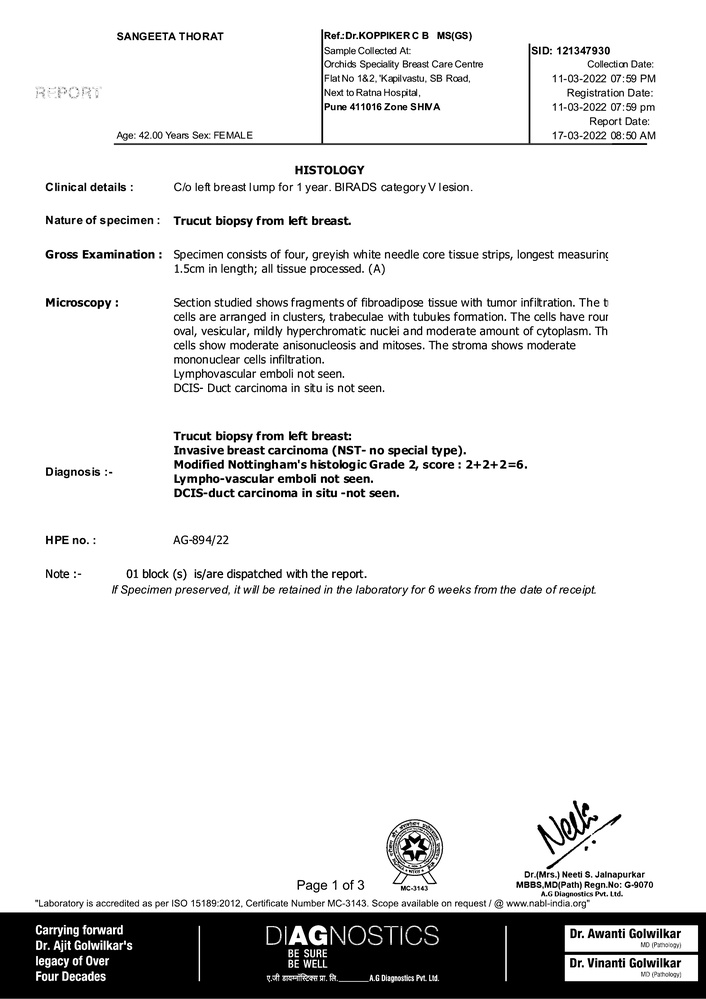
#> input picture enhanced_images/page_1.jpg, 706 x 999 px, shrunk from 4960 x 7018 before the run
$ python -i enhancement.py   (imports and definitions only)
#> lines starting #> are read from the running program, lines starting #| are printed output that depends on the picture; after the words box and inside, x2 and y2 are one past the last pixel; in counts of white or black regions, pixels touching at a corner belong together
import cv2

# Function to perform image enhancement
def enhance_image(image_path):
#> called with image_path = 'enhanced_images/page_1.jpg'
    image = cv2.imread(image_path)
#> image is the input picture: shape (999, 706, 3); min 0, max 255, mean 226.1

    scaled_image = cv2.resize(image, None, fx=2, fy=2, interpolation=cv2.INTER_CUBIC)

    alpha = 1.0
    beta = 30
    enhanced_image = cv2.convertScaleAbs(scaled_image, alpha=alpha, beta=beta)
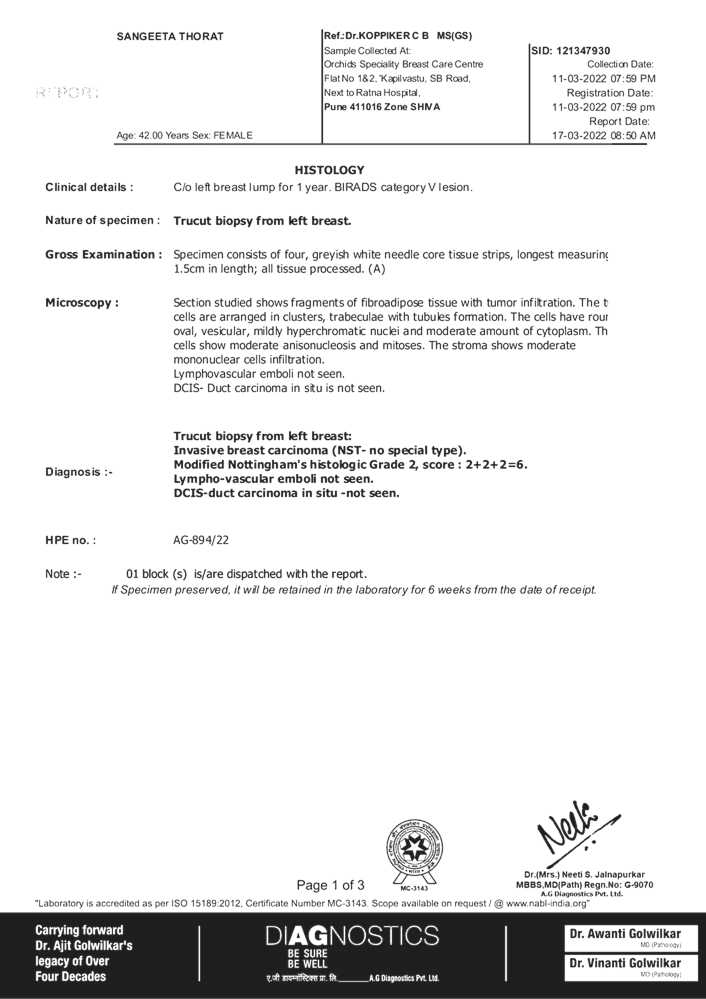
#> enhanced_image: shape (1998, 1412, 3) (shown at 1/2 size); min 30, max 255, mean 230.8

    gray_image = cv2.cvtColor(enhanced_image, cv2.COLOR_BGR2GRAY)
    _, binarized_image = cv2.threshold(gray_image, 0, 255, cv2.THRESH_BINARY | cv2.THRESH_OTSU)
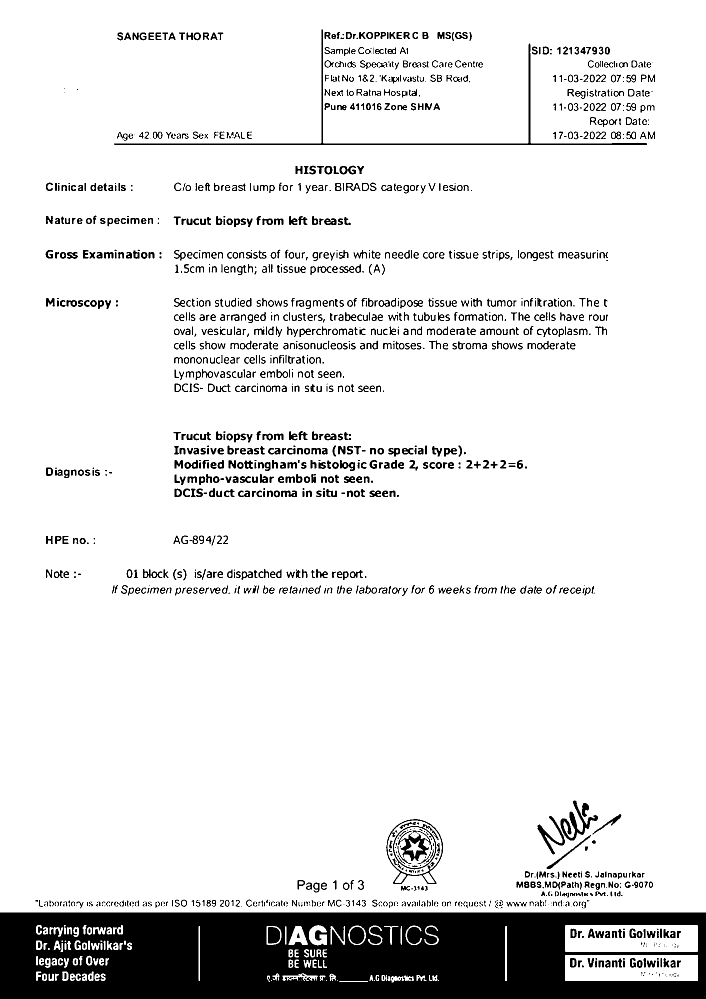
#> binarized_image: shape (1998, 1412) (shown at 1/2 size); 88.9% white; 1653 black regions (388 under 20 px), largest, box (x1, y1, x2, y2) and area: (0, 1825, 1412, 1998) 200354, (228, 59, 1294, 290) 4747, (1121, 1601, 1196, 1681) 1572

    denoised_image = cv2.fastNlMeansDenoising(binarized_image, h=10, templateWindowSize=7, searchWindowSize=21)

    return denoised_image

>>> result = enhance_image('enhanced_images/page_1.jpg')

$ run again, on enhanced_images/page_10.jpg
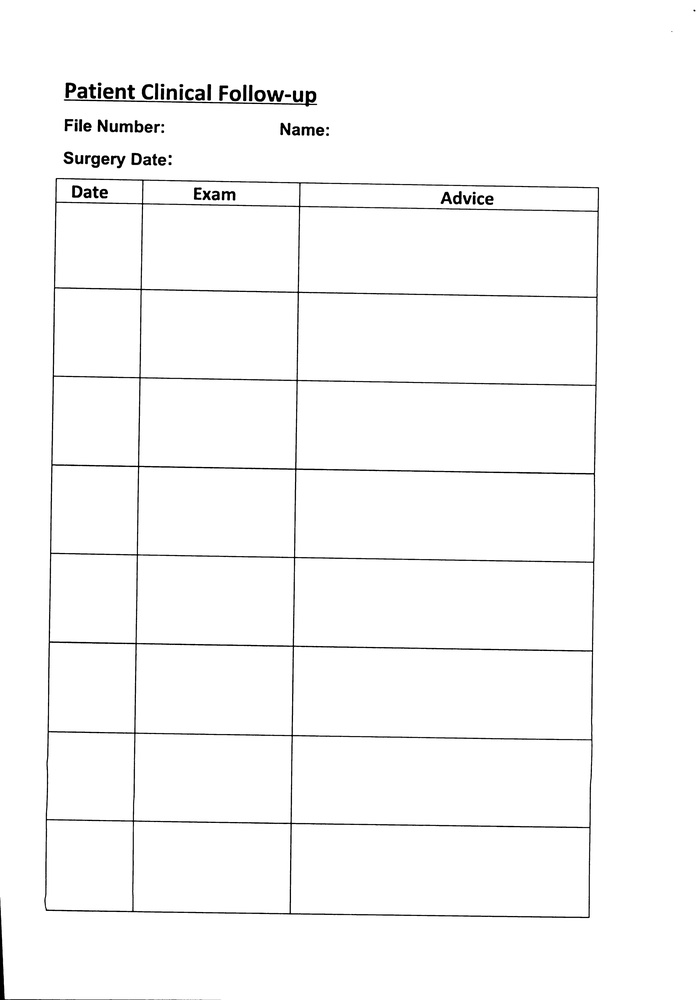
#> input picture enhanced_images/page_10.jpg, 699 x 1000 px, shrunk from 4896 x 7002 before the run
#> in enhance_image, image is the input picture: shape (1000, 699, 3); min 0, max 255, mean 249.7
#> in enhance_image, `_, binarized_image = cv2.threshold(gray_image, 0, 255, cv2.THRESH_BINA..`:
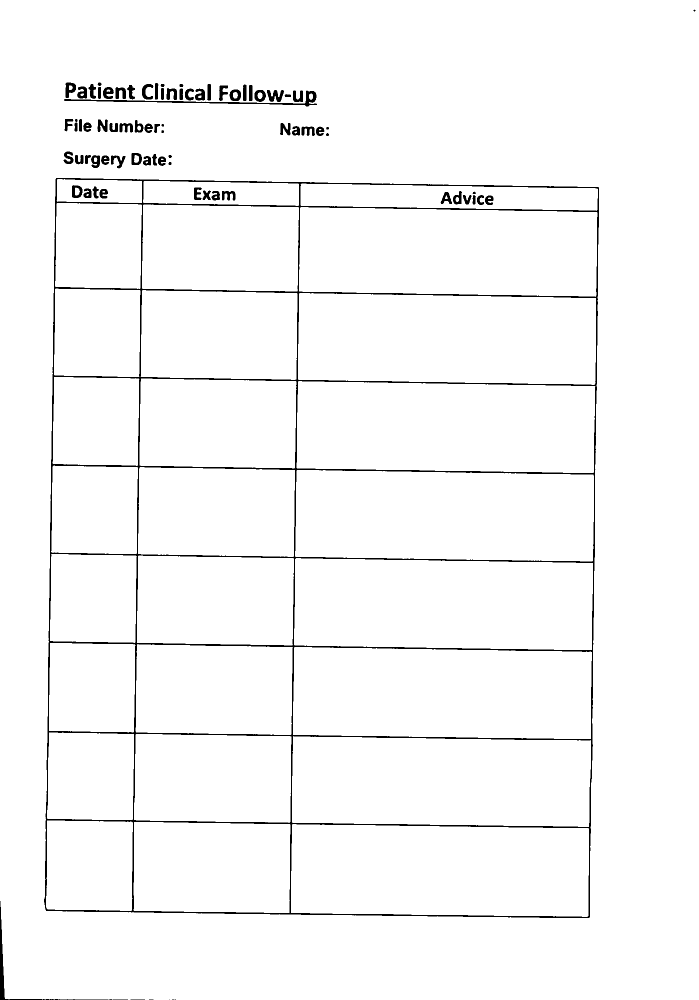
#> binarized_image: shape (2000, 1398) (shown at 1/2 size); 97.6% white; 83 black regions (6 under 20 px), largest, box (x1, y1, x2, y2) and area: (88, 356, 1198, 1836) 48333, (128, 181, 634, 213) 1927, (0, 1802, 216, 2000) 1337

$ run again, on enhanced_images/page_11.jpg
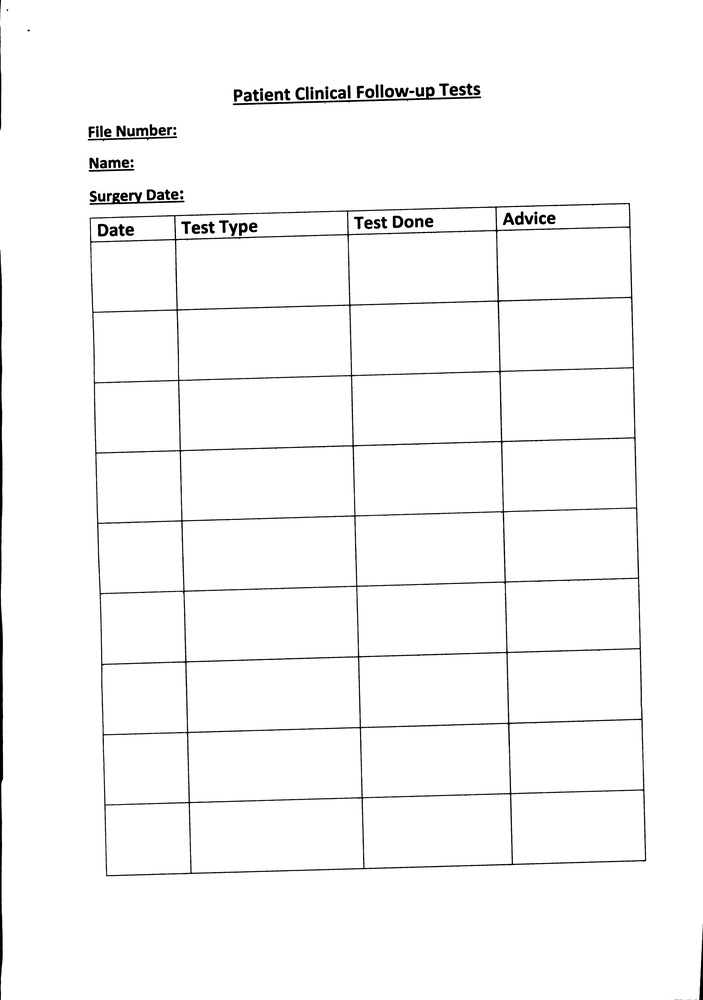
#> input picture enhanced_images/page_11.jpg, 703 x 1000 px, shrunk from 4908 x 6984 before the run
#> in enhance_image, image is the input picture: shape (1000, 703, 3); min 0, max 255, mean 248.8
#> in enhance_image, `_, binarized_image = cv2.threshold(gray_image, 0, 255, cv2.THRESH_BINA..`:
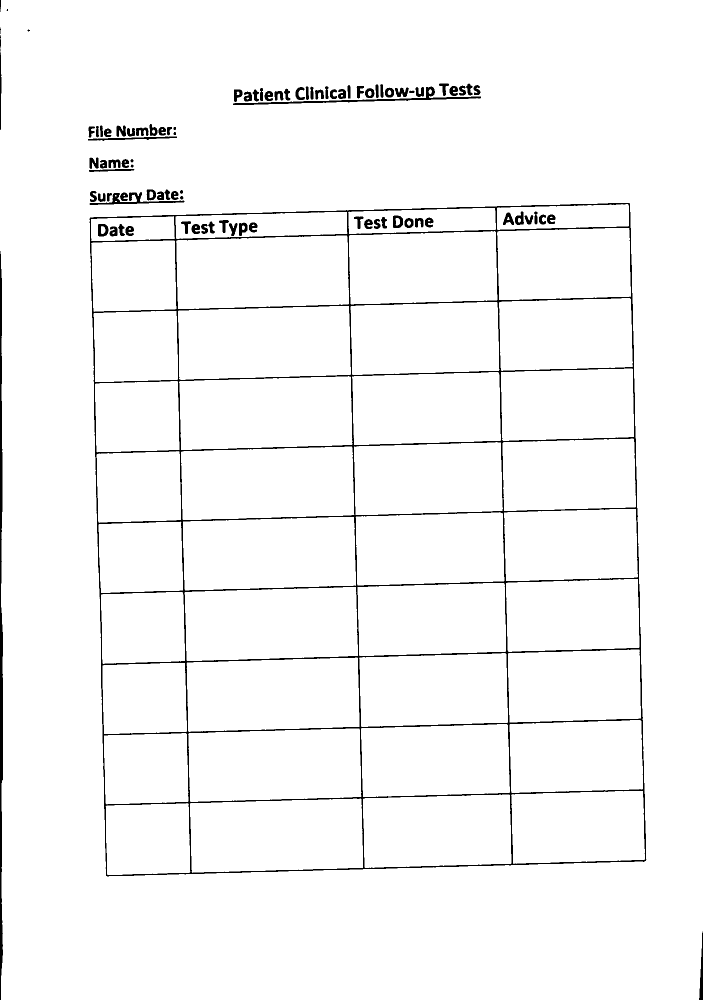
#> binarized_image: shape (2000, 1406) (shown at 1/2 size); 97.2% white; 96 black regions (4 under 20 px), largest, box (x1, y1, x2, y2) and area: (179, 406, 1293, 1753) 50785, (0, 502, 6, 2000) 6176, (466, 173, 962, 210) 2178

$ run again, on enhanced_images/page_12.jpg
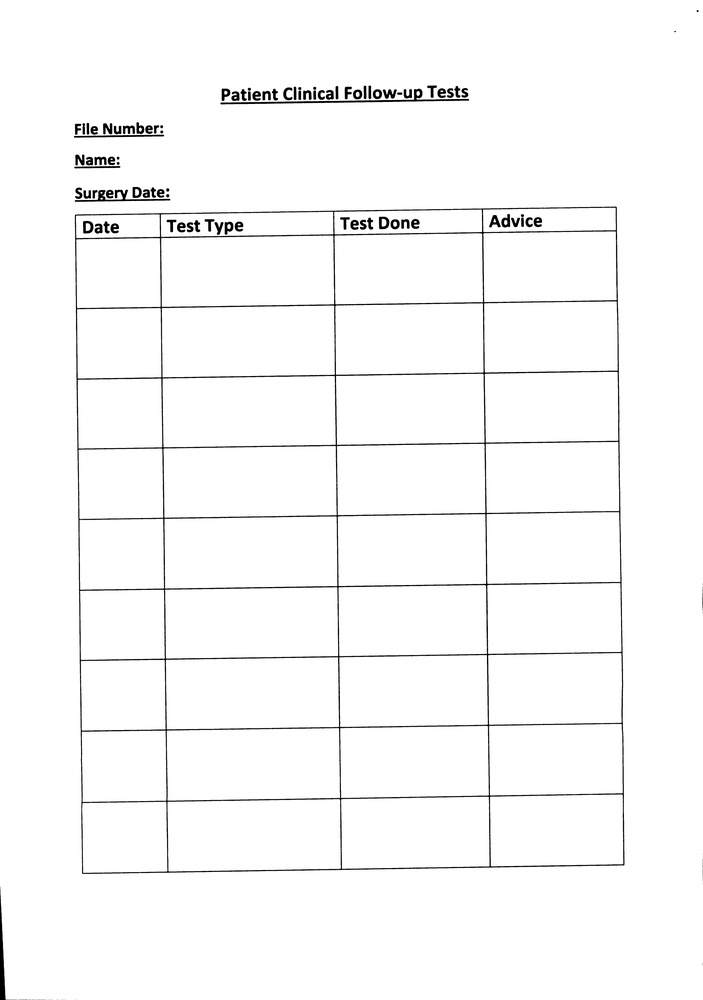
#> input picture enhanced_images/page_12.jpg, 703 x 1000 px, shrunk from 4908 x 6984 before the run
#> in enhance_image, image is the input picture: shape (1000, 703, 3); min 0, max 255, mean 249.3
#> in enhance_image, `_, binarized_image = cv2.threshold(gray_image, 0, 255, cv2.THRESH_BINA..`:
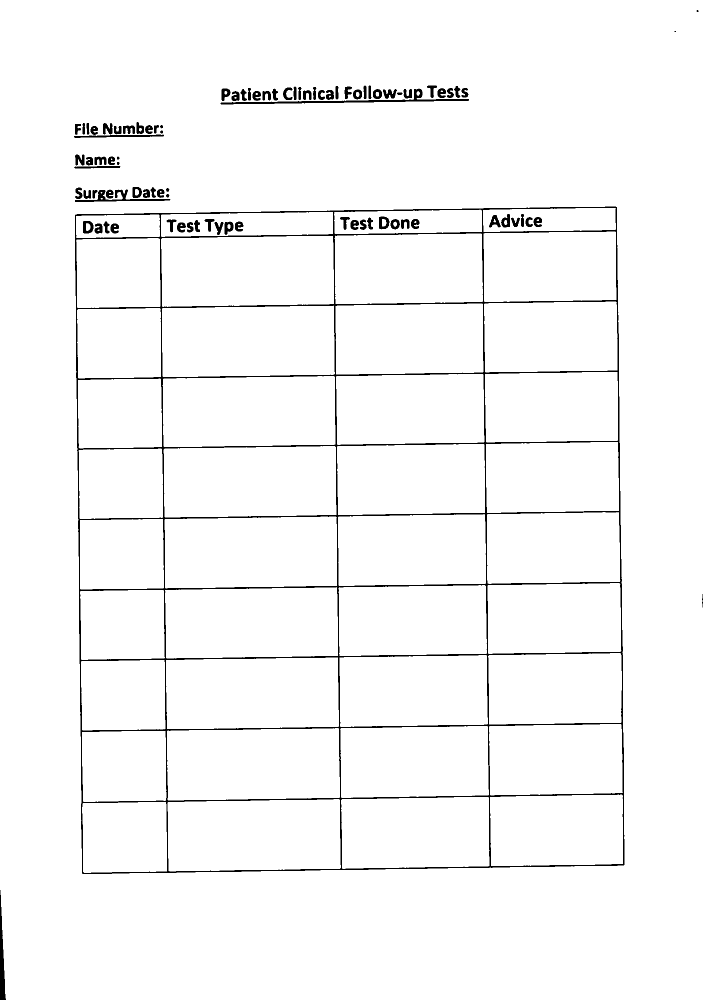
#> binarized_image: shape (2000, 1406) (shown at 1/2 size); 97.4% white; 91 black regions (2 under 20 px), largest, box (x1, y1, x2, y2) and area: (150, 413, 1249, 1748) 51530, (441, 177, 938, 209) 2245, (0, 1780, 12, 2000) 1347
